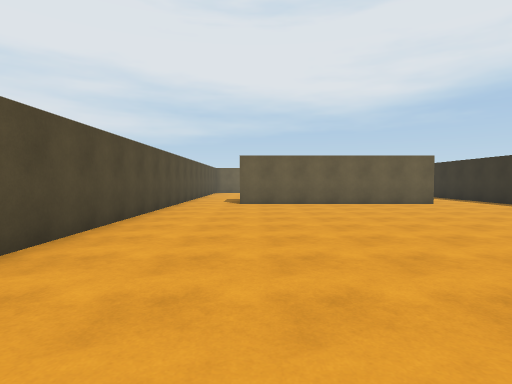
view 1 (above)

14 first-person views from a walk through a 3-D level made in the Unity game engine. The camera is 1.4 m above the floor, tilts 2° down and sees 80° across. The floor is counted in squares, 2 m on a side. Each view is taken from the middle of a square. On the plan, view 1 faces up. The plan holds only what a view shows up to about 10 squares ahead; the rest is blank. The place goes on beyond the plan. The player is left out. Door leaves are left out, so doorways stand open.

view 2
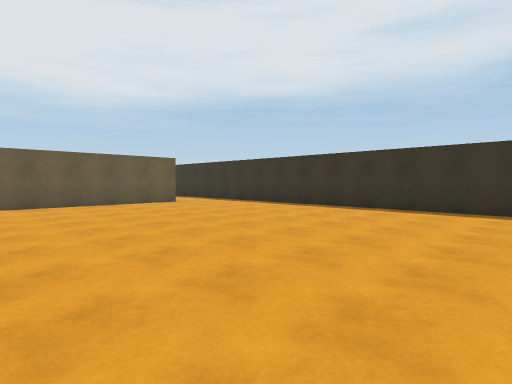

view 3
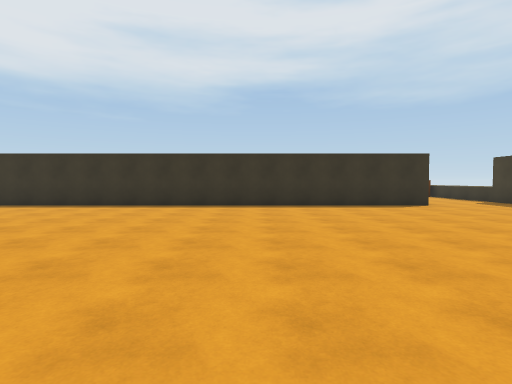

view 4
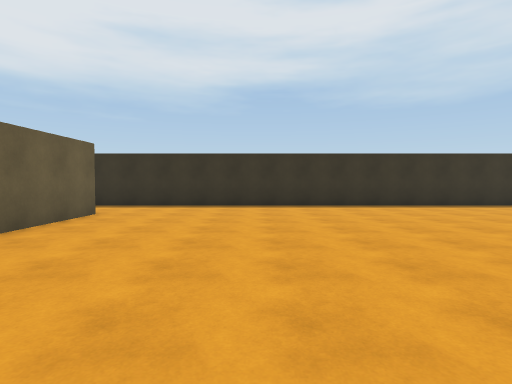

view 5
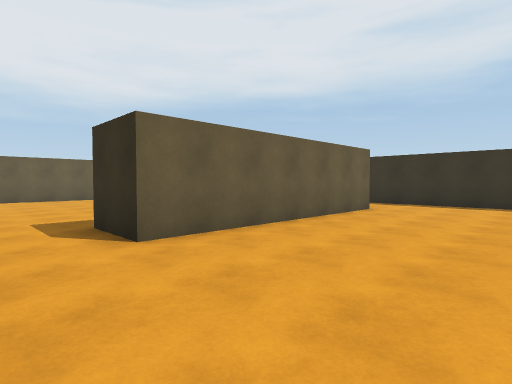

view 6
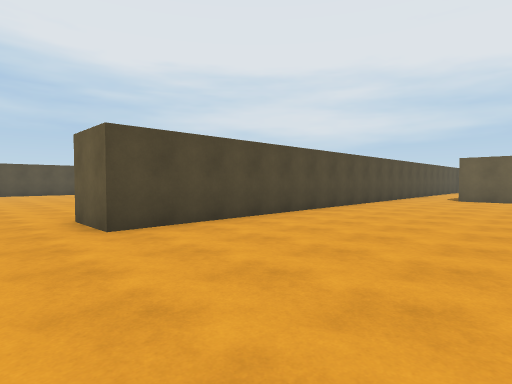

view 7
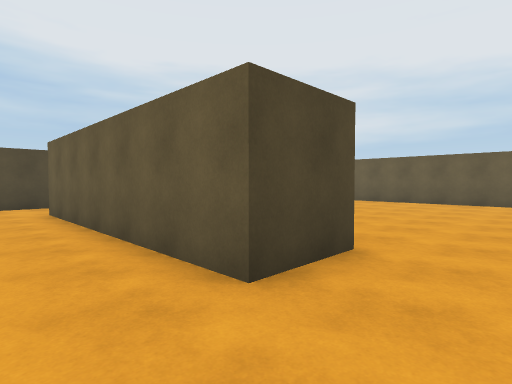

view 8
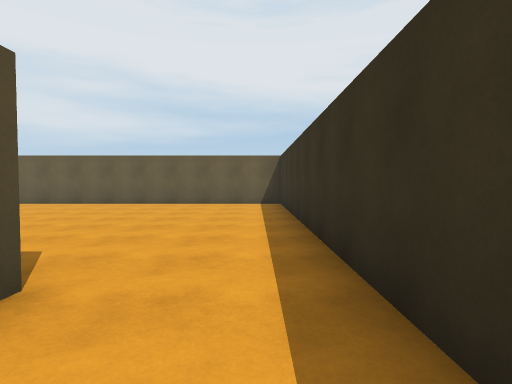

view 9
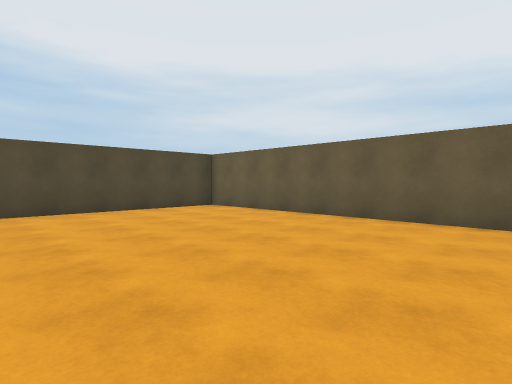

view 10
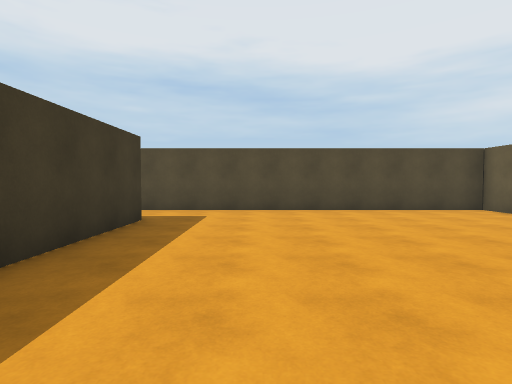

view 11
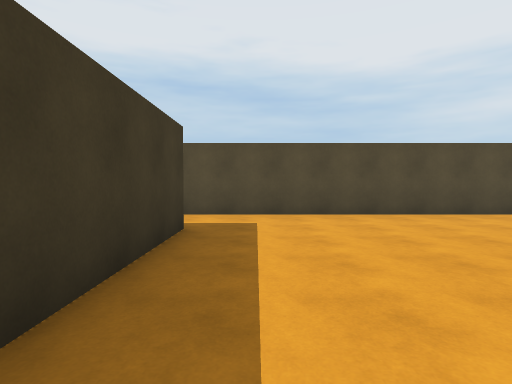

view 12
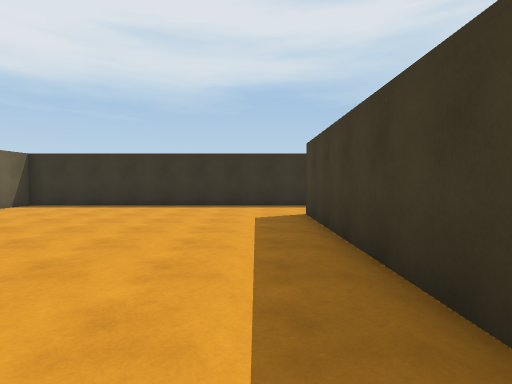

view 13
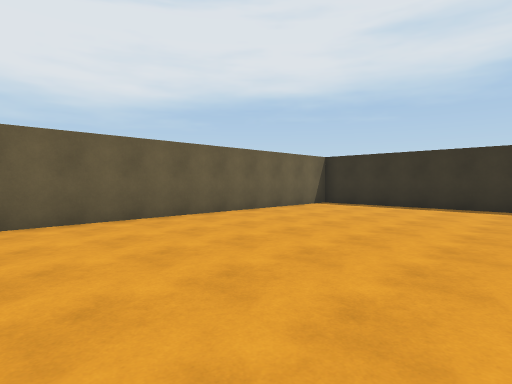

view 14
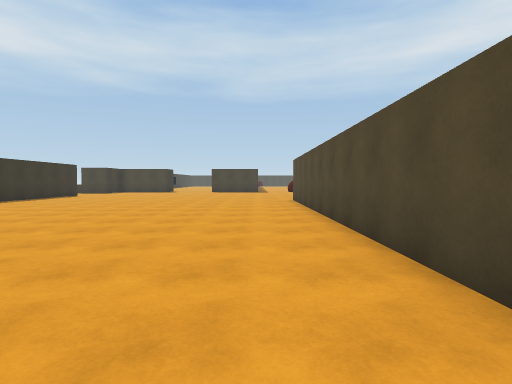

### Floor plan
Points are (right, up) in squares from view 1. A wall is a line through its corners. A room is listed if a view was taken in it or the views show most of it. See-through windows are left out.
Room 1 (views 1, 2, 3, 4, 5, 6, 7, 8)
walls: (5.5, 9.4) (-0.5, 9.4); (-2.4, 9.5) (-2.4, -1.5); (7.8, -3.5) (7.8, 9.5)
ways out: opening at (-1.5, 10.5) to room 2; opening at (6.5, 10.5) to room 2; opening at (-3.5, -2.5)
Room 2 (views 9, 10, 11, 12, 13, 14)
walls: (-0.5, 9.4) (-0.5, 10.9) (5.5, 10.9) (5.5, 9.4); (7.8, 9.5) (7.8, 18.5) (-2.4, 18.5) (-2.4, 9.5)
ways out: opening at (-1.5, 10.5) to room 1; opening at (6.5, 10.5) to room 1

Where each view was taken, in squares from view 1:
view 1: 0 up, 0 right, facing up
view 2: 0 up, 0 right, facing up-right
view 3: 0 up, 1 left, facing right
view 4: 6 up, 1 left, facing right
view 5: 6 up, 2 left, facing up-right
view 6: 3 down, 2 right, facing up-left
view 7: 8 up, 7 right, facing up-left
view 8: 9 up, 7 right, facing up
view 9: 13 up, 5 right, facing up-left
view 10: 13 up, 5 right, facing left
view 11: 12 up, 4 right, facing left
view 12: 12 up, 1 left, facing right
view 13: 13 up, 1 left, facing up-right
view 14: 10 up, 1 left, facing down
